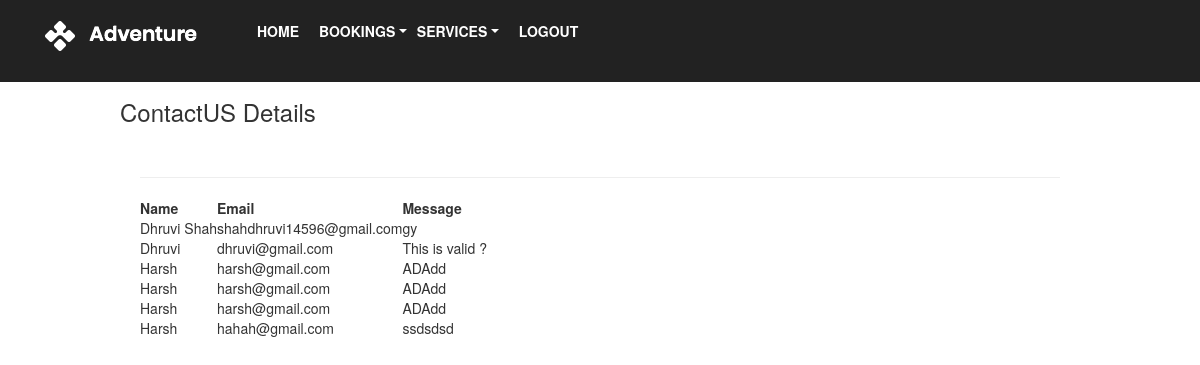
The app's page /ContactUSRecords/ (signed in) with its own data.
### myapp1/models.py (models this page shows)
class ContactUSData(models.Model):
    contactus_Id = models.AutoField(primary_key=True, auto_created=True)
    name = models.CharField(max_length=50)
    email = models.CharField(max_length=50)
    message = models.CharField(max_length=1000)

### myapp1/views.py (the view)
# urls.py: path('ContactUSRecords/', views.ContactUSRecords, name='ContactUSRecords'),
@user_passes_test(is_admin)
def ContactUSRecords(request):
    if request.user.is_authenticated:
        orders = ContactUSData.objects.all()
        msg = 'Order Placed!'
        return render(request, 'myapp1/contactusdetails.html', {'orders': orders})
    else:
        return render(request, 'myapp1/login.html')

### myapp1/views.py (called while the page is built)
def is_admin(user):
    return user.is_authenticated and user.is_superuser

### templates/myapp1/contactusdetails.html (shortened to what this page needs)
<!doctype html>
 {% load static %}
<html lang="en">
<head>
<link rel="stylesheet" type="text/css" href="https://cdn.datatables.net/v/dt/dt-1.11.3/datatables.min.css"/>
            <link rel="stylesheet" href="{% static 'myapp1/css/linearicons.css'%}">
			<link rel="stylesheet" href="{% static 'myapp1/css/owl.carousel.css'%}">
			<link rel="stylesheet" href="{% static 'myapp1/css/font-awesome.min.css'%}">
			<link rel="stylesheet" href="{% static 'myapp1/css/nice-select.css'%}">
			<link rel="stylesheet" href="{% static 'myapp1/css/magnific-popup.css'%}">
			<link rel="stylesheet" href="{% static 'myapp1/css/bootstrap.css'%}">
			<link rel="stylesheet" href="{% static 'myapp1/css/main.css'%}">
</head>
{% if request.user.is_authenticated %}
<body>
			<section class="banner-area sticky-wrapper is-sticky" id="home">
				<header class="default-header" style="position: fixed !important;">
					<nav class="navbar navbar-expand-lg  navbar-light">
						<div class="container">
							  <a class="navbar-brand">
							  	<img src="{% static 'myapp1/img/logo.png' %}" alt="">
							  </a>
							  <div class="collapse navbar-collapse justify-content-end align-items-center" id="navbarSupportedContent">
							    <ul class="navbar-nav">
									<li><a href= "{% url 'myapp1:index1' %}">Home</a></li>
                                    <div class="dropdown" style="margin-right: 10px">
                                        <li class="dropdown-toggle" style="text-transform: uppercase; font-weight: 600; color: #fff;" id="#dropdownmenu" data-mdb-toggle="dropdown" aria-expanded="false">BOOKINGS</li>
                                    </div>
                                    <div class="dropdown">
                                        <li class="dropdown-toggle" style="text-transform: uppercase; font-weight: 600; color: #fff;" id="#dropdownmenu" data-mdb-toggle="dropdown" aria-expanded="false">SERVICES</li>
                                    </div>
                                    {% if user.is_authenticated %}
                                     <li><a href = "{% url 'myapp1:user_logout'%}">Logout</a></li>
                                    {% else %}
                                    <li><a href = "{% url 'myapp1:user_login'%}">Login</a></li>
                                    {% endif %}
							    </ul>
							  </div>
						</div>
					</nav>
				</header>
			</section>
        <br/>
        <br/>
        <h3 style="margin-bottom: 30px;margin-top: 10px;margin-left: 10%;">ContactUS Details</h3>
        {% if orders %}
            <div class="container">
            <div class="row height align-items-center justify-content-center">
            <div class="col-lg-10">
            <div class="generic-banner-content">
        <table id="myTable">
          <thead>
            <tr><hr>
              <th >  Name  </th>
              <th >  Email  </th>
              <th >   Message   </th>
            </tr>
          </thead>
          <tbody>
            {% for order in orders %}
              <tr>
                <td >  {{ order.name }}   </td>
                <td >   {{ order.email }}   </td>
                <td >   {{ order.message }}   </td>
              </tr>
            {% endfor %}
          </tbody>
        </table>
            </div>
            </div>
            </div>
            </div>
    {% else %}
    <p>{{ msg }}</p>
        {% endif %}
            <link rel="stylesheet" href="https://maxcdn.bootstrapcdn.com/bootstrap/3.3.7/css/bootstrap.min.css">
</body>
{% else %}
<body>
"not authenticated"
</body>
{% endif %}
 </html>

### myapp1/static/myapp1/css/main.css (style rules this page uses)
body { color: #777777; font-family: "Poppins", sans-serif; font-size: 14px; font-weight: 300; line-height: 1.625em; position: relative; }
ol, ul { margin: 0; padding: 0; list-style: none; }
a { -webkit-transition: all 0.3s ease 0s; -moz-transition: all 0.3s ease 0s; -o-transition: all 0.3s ease 0s; transition: all 0.3s ease 0s; }
a, a:focus, a:hover { text-decoration: none; outline: 0; }
h1, h2, h3, h4, h5, h6 { font-family: "Poppins", sans-serif; color: #222222; line-height: 1.2em !important; margin-bottom: 0; margin-top: 0; font-weight: 600; }
h3, .h3 { font-size: 24px; }
td, th { border-radius: 0px; }
h3 { font-size: 24px; }
h1, h2, h3, h4, h5, h6 { line-height: 1.5em; }
.default-header { position: absolute; top: 0; left: 0; width: 100%; z-index: 9; }
.navbar-nav a { text-transform: uppercase; font-weight: 600; color: #fff; padding: 20px; }
.default-header { background-color: transparent; width: 100% !important; }
.sticky-wrapper { height: 48px !important; }
.is-sticky .default-header { -webkit-transition: all 0.3s ease 0s; -moz-transition: all 0.3s ease 0s; -o-transition: all 0.3s ease 0s; transition: all 0.3s ease 0s; background-color: #222; }

### records on screen
ContactUSData: name "Dhruvi Shah", email "shahdhruvi14596@gmail.com", message "gy"
ContactUSData: name "Dhruvi", email "dhruvi@gmail.com", message "This is valid ?"
ContactUSData: name "Harsh", email "harsh@gmail.com", message "ADAdd"
ContactUSData: name "Harsh", email "harsh@gmail.com", message "ADAdd"
ContactUSData: name "Harsh", email "harsh@gmail.com", message "ADAdd"
ContactUSData: name "Harsh", email "hahah@gmail.com", message "ssdsdsd"
